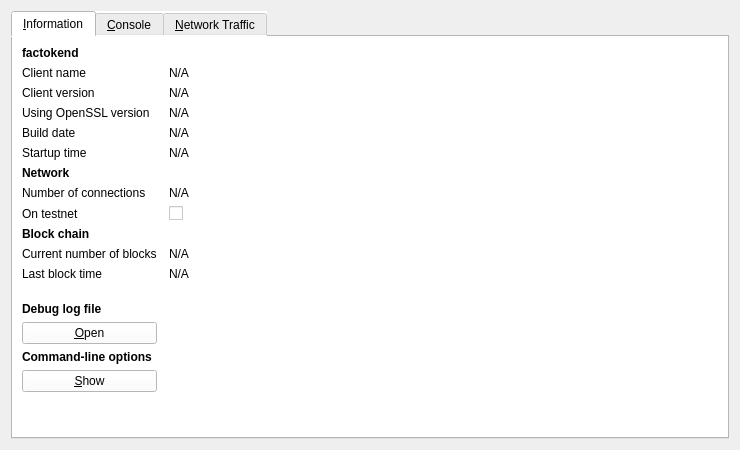
<?xml version="1.0" encoding="UTF-8"?>
<ui version="4.0">
 <class>RPCConsole</class>
 <widget class="QDialog" name="RPCConsole">
  <property name="geometry">
   <rect>
    <x>0</x>
    <y>0</y>
    <width>740</width>
    <height>450</height>
   </rect>
  </property>
  <property name="windowTitle">
   <string>Factoken - Debug window</string>
  </property>
  <layout class="QVBoxLayout" name="verticalLayout_2">
   <item>
    <widget class="QTabWidget" name="tabWidget">
     <property name="styleSheet">
      <string notr="true">background-color: rgb(255, 255, 255);</string>
     </property>
     <property name="currentIndex">
      <number>0</number>
     </property>
     <widget class="QWidget" name="tab_info">
      <attribute name="title">
       <string>&amp;Information</string>
      </attribute>
      <layout class="QGridLayout" name="gridLayout" columnstretch="0,1">
       <property name="horizontalSpacing">
        <number>12</number>
       </property>
       <item row="0" column="0">
        <widget class="QLabel" name="label_9">
         <property name="font">
          <font>
           <weight>75</weight>
           <bold>true</bold>
          </font>
         </property>
         <property name="text">
          <string>factokend</string>
         </property>
        </widget>
       </item>
       <item row="1" column="0">
        <widget class="QLabel" name="label_5">
         <property name="text">
          <string>Client name</string>
         </property>
        </widget>
       </item>
       <item row="1" column="1">
        <widget class="QLabel" name="clientName">
         <property name="cursor">
          <cursorShape>IBeamCursor</cursorShape>
         </property>
         <property name="text">
          <string>N/A</string>
         </property>
         <property name="textFormat">
          <enum>Qt::PlainText</enum>
         </property>
         <property name="textInteractionFlags">
          <set>Qt::LinksAccessibleByMouse|Qt::TextSelectableByKeyboard|Qt::TextSelectableByMouse</set>
         </property>
        </widget>
       </item>
       <item row="2" column="0">
        <widget class="QLabel" name="label_6">
         <property name="text">
          <string>Client version</string>
         </property>
        </widget>
       </item>
       <item row="2" column="1">
        <widget class="QLabel" name="clientVersion">
         <property name="cursor">
          <cursorShape>IBeamCursor</cursorShape>
         </property>
         <property name="text">
          <string>N/A</string>
         </property>
         <property name="textFormat">
          <enum>Qt::PlainText</enum>
         </property>
         <property name="textInteractionFlags">
          <set>Qt::LinksAccessibleByMouse|Qt::TextSelectableByKeyboard|Qt::TextSelectableByMouse</set>
         </property>
        </widget>
       </item>
       <item row="3" column="0">
        <widget class="QLabel" name="label_14">
         <property name="text">
          <string>Using OpenSSL version</string>
         </property>
         <property name="indent">
          <number>-1</number>
         </property>
        </widget>
       </item>
       <item row="3" column="1">
        <widget class="QLabel" name="openSSLVersion">
         <property name="cursor">
          <cursorShape>IBeamCursor</cursorShape>
         </property>
         <property name="text">
          <string>N/A</string>
         </property>
         <property name="textFormat">
          <enum>Qt::PlainText</enum>
         </property>
         <property name="textInteractionFlags">
          <set>Qt::LinksAccessibleByMouse|Qt::TextSelectableByKeyboard|Qt::TextSelectableByMouse</set>
         </property>
        </widget>
       </item>
       <item row="4" column="0">
        <widget class="QLabel" name="label_12">
         <property name="text">
          <string>Build date</string>
         </property>
        </widget>
       </item>
       <item row="4" column="1">
        <widget class="QLabel" name="buildDate">
         <property name="cursor">
          <cursorShape>IBeamCursor</cursorShape>
         </property>
         <property name="text">
          <string>N/A</string>
         </property>
         <property name="textFormat">
          <enum>Qt::PlainText</enum>
         </property>
         <property name="textInteractionFlags">
          <set>Qt::LinksAccessibleByMouse|Qt::TextSelectableByKeyboard|Qt::TextSelectableByMouse</set>
         </property>
        </widget>
       </item>
       <item row="5" column="0">
        <widget class="QLabel" name="label_13">
         <property name="text">
          <string>Startup time</string>
         </property>
        </widget>
       </item>
       <item row="5" column="1">
        <widget class="QLabel" name="startupTime">
         <property name="cursor">
          <cursorShape>IBeamCursor</cursorShape>
         </property>
         <property name="text">
          <string>N/A</string>
         </property>
         <property name="textFormat">
          <enum>Qt::PlainText</enum>
         </property>
         <property name="textInteractionFlags">
          <set>Qt::LinksAccessibleByMouse|Qt::TextSelectableByKeyboard|Qt::TextSelectableByMouse</set>
         </property>
        </widget>
       </item>
       <item row="6" column="0">
        <widget class="QLabel" name="label_11">
         <property name="font">
          <font>
           <weight>75</weight>
           <bold>true</bold>
          </font>
         </property>
         <property name="text">
          <string>Network</string>
         </property>
        </widget>
       </item>
       <item row="7" column="0">
        <widget class="QLabel" name="label_7">
         <property name="text">
          <string>Number of connections</string>
         </property>
        </widget>
       </item>
       <item row="7" column="1">
        <widget class="QLabel" name="numberOfConnections">
         <property name="cursor">
          <cursorShape>IBeamCursor</cursorShape>
         </property>
         <property name="text">
          <string>N/A</string>
         </property>
         <property name="textFormat">
          <enum>Qt::PlainText</enum>
         </property>
         <property name="textInteractionFlags">
          <set>Qt::LinksAccessibleByMouse|Qt::TextSelectableByKeyboard|Qt::TextSelectableByMouse</set>
         </property>
        </widget>
       </item>
       <item row="8" column="0">
        <widget class="QLabel" name="label_8">
         <property name="text">
          <string>On testnet</string>
         </property>
        </widget>
       </item>
       <item row="8" column="1">
        <widget class="QCheckBox" name="isTestNet">
         <property name="enabled">
          <bool>false</bool>
         </property>
         <property name="text">
          <string/>
         </property>
        </widget>
       </item>
       <item row="9" column="0">
        <widget class="QLabel" name="label_10">
         <property name="font">
          <font>
           <weight>75</weight>
           <bold>true</bold>
          </font>
         </property>
         <property name="text">
          <string>Block chain</string>
         </property>
        </widget>
       </item>
       <item row="10" column="0">
        <widget class="QLabel" name="label_3">
         <property name="text">
          <string>Current number of blocks</string>
         </property>
        </widget>
       </item>
       <item row="10" column="1">
        <widget class="QLabel" name="numberOfBlocks">
         <property name="cursor">
          <cursorShape>IBeamCursor</cursorShape>
         </property>
         <property name="text">
          <string>N/A</string>
         </property>
         <property name="textFormat">
          <enum>Qt::PlainText</enum>
         </property>
         <property name="textInteractionFlags">
          <set>Qt::LinksAccessibleByMouse|Qt::TextSelectableByKeyboard|Qt::TextSelectableByMouse</set>
         </property>
        </widget>
       </item>
       <item row="11" column="0">
        <widget class="QLabel" name="label_2">
         <property name="text">
          <string>Last block time</string>
         </property>
        </widget>
       </item>
       <item row="11" column="1">
        <widget class="QLabel" name="lastBlockTime">
         <property name="cursor">
          <cursorShape>IBeamCursor</cursorShape>
         </property>
         <property name="text">
          <string>N/A</string>
         </property>
         <property name="textFormat">
          <enum>Qt::PlainText</enum>
         </property>
         <property name="textInteractionFlags">
          <set>Qt::LinksAccessibleByMouse|Qt::TextSelectableByKeyboard|Qt::TextSelectableByMouse</set>
         </property>
        </widget>
       </item>
       <item row="12" column="0">
        <spacer name="verticalSpacer_2">
         <property name="orientation">
          <enum>Qt::Vertical</enum>
         </property>
         <property name="sizeHint" stdset="0">
          <size>
           <width>20</width>
           <height>20</height>
          </size>
         </property>
        </spacer>
       </item>
       <item row="13" column="0">
        <widget class="QLabel" name="labelDebugLogfile">
         <property name="font">
          <font>
           <weight>75</weight>
           <bold>true</bold>
          </font>
         </property>
         <property name="text">
          <string>Debug log file</string>
         </property>
        </widget>
       </item>
       <item row="14" column="0">
        <widget class="QPushButton" name="openDebugLogfileButton">
         <property name="toolTip">
          <string>Open the Factoken debug log file from the current data directory. This can take a few seconds for large log files.</string>
         </property>
         <property name="text">
          <string>&amp;Open</string>
         </property>
         <property name="autoDefault">
          <bool>false</bool>
         </property>
        </widget>
       </item>
       <item row="15" column="0">
        <widget class="QLabel" name="labelCLOptions">
         <property name="font">
          <font>
           <weight>75</weight>
           <bold>true</bold>
          </font>
         </property>
         <property name="text">
          <string>Command-line options</string>
         </property>
        </widget>
       </item>
       <item row="16" column="0">
        <widget class="QPushButton" name="showCLOptionsButton">
         <property name="toolTip">
          <string>Show the Factoken help message to get a list with possible Factoken command-line options.</string>
         </property>
         <property name="text">
          <string>&amp;Show</string>
         </property>
         <property name="autoDefault">
          <bool>false</bool>
         </property>
        </widget>
       </item>
       <item row="17" column="0">
        <spacer name="verticalSpacer">
         <property name="orientation">
          <enum>Qt::Vertical</enum>
         </property>
         <property name="sizeHint" stdset="0">
          <size>
           <width>20</width>
           <height>40</height>
          </size>
         </property>
        </spacer>
       </item>
      </layout>
     </widget>
     <widget class="QWidget" name="tab_console">
      <attribute name="title">
       <string>&amp;Console</string>
      </attribute>
      <layout class="QVBoxLayout" name="verticalLayout_3">
       <property name="spacing">
        <number>3</number>
       </property>
       <item>
        <widget class="QTextEdit" name="messagesWidget">
         <property name="minimumSize">
          <size>
           <width>0</width>
           <height>100</height>
          </size>
         </property>
         <property name="readOnly">
          <bool>true</bool>
         </property>
         <property name="tabKeyNavigation" stdset="0">
          <bool>false</bool>
         </property>
         <property name="columnCount" stdset="0">
          <number>2</number>
         </property>
        </widget>
       </item>
       <item>
        <layout class="QHBoxLayout" name="horizontalLayout">
         <item>
          <widget class="QLabel" name="label">
           <property name="text">
            <string notr="true">&gt;</string>
           </property>
          </widget>
         </item>
         <item>
          <widget class="QLineEdit" name="lineEdit"/>
         </item>
         <item>
          <widget class="QPushButton" name="clearButton">
           <property name="toolTip">
            <string>Clear console</string>
           </property>
           <property name="text">
            <string/>
           </property>
           <property name="icon">
            <iconset resource="../factoken.qrc">
             <normaloff>:/icons/remove</normaloff>:/icons/remove</iconset>
           </property>
           <property name="shortcut">
            <string notr="true">Ctrl+L</string>
           </property>
           <property name="autoDefault">
            <bool>false</bool>
           </property>
          </widget>
         </item>
        </layout>
       </item>
      </layout>
     </widget>
     <widget class="QWidget" name="tab">
      <attribute name="title">
       <string>&amp;Network Traffic</string>
      </attribute>
      <layout class="QHBoxLayout" name="horizontalLayout_3">
       <item>
        <layout class="QVBoxLayout" name="verticalLayout_4">
         <item>
          <widget class="TrafficGraphWidget" name="trafficGraph" native="true">
           <property name="sizePolicy">
            <sizepolicy hsizetype="Expanding" vsizetype="Expanding">
             <horstretch>0</horstretch>
             <verstretch>0</verstretch>
            </sizepolicy>
           </property>
          </widget>
         </item>
         <item>
          <layout class="QHBoxLayout" name="horizontalLayout_2">
           <item>
            <widget class="QSlider" name="sldGraphRange">
             <property name="minimum">
              <number>1</number>
             </property>
             <property name="maximum">
              <number>288</number>
             </property>
             <property name="pageStep">
              <number>12</number>
             </property>
             <property name="value">
              <number>6</number>
             </property>
             <property name="orientation">
              <enum>Qt::Horizontal</enum>
             </property>
            </widget>
           </item>
           <item>
            <widget class="QLabel" name="lblGraphRange">
             <property name="minimumSize">
              <size>
               <width>100</width>
               <height>0</height>
              </size>
             </property>
             <property name="alignment">
              <set>Qt::AlignCenter</set>
             </property>
            </widget>
           </item>
           <item>
            <widget class="QPushButton" name="btnClearTrafficGraph">
             <property name="text">
              <string>&amp;Clear</string>
             </property>
            </widget>
           </item>
          </layout>
         </item>
        </layout>
       </item>
       <item>
        <layout class="QVBoxLayout" name="verticalLayout">
         <item>
          <widget class="QGroupBox" name="groupBox">
           <property name="title">
            <string>Totals</string>
           </property>
           <layout class="QVBoxLayout" name="verticalLayout_5">
            <item>
             <layout class="QHBoxLayout" name="horizontalLayout_4">
              <item>
               <widget class="QLabel" name="label_In">
                <property name="minimumSize">
                 <size>
                  <width>10</width>
                  <height>0</height>
                 </size>
                </property>
               </widget>
              </item>
              <item>
               <widget class="QLabel" name="label_16">
                <property name="text">
                 <string>In:</string>
                </property>
               </widget>
              </item>
              <item>
               <widget class="QLabel" name="lblBytesIn">
                <property name="minimumSize">
                 <size>
                  <width>50</width>
                  <height>0</height>
                 </size>
                </property>
                <property name="alignment">
                 <set>Qt::AlignRight|Qt::AlignTrailing|Qt::AlignVCenter</set>
                </property>
               </widget>
              </item>
             </layout>
            </item>
            <item>
             <layout class="QHBoxLayout" name="horizontalLayout_5">
              <item>
               <widget class="QLabel" name="label_Out">
                <property name="minimumSize">
                 <size>
                  <width>10</width>
                  <height>0</height>
                 </size>
                </property>
               </widget>
              </item>
              <item>
               <widget class="QLabel" name="label_17">
                <property name="text">
                 <string>Out:</string>
                </property>
               </widget>
              </item>
              <item>
               <widget class="QLabel" name="lblBytesOut">
                <property name="minimumSize">
                 <size>
                  <width>50</width>
                  <height>0</height>
                 </size>
                </property>
                <property name="alignment">
                 <set>Qt::AlignRight|Qt::AlignTrailing|Qt::AlignVCenter</set>
                </property>
               </widget>
              </item>
             </layout>
            </item>
            <item>
             <spacer name="verticalSpacer_4">
              <property name="orientation">
               <enum>Qt::Vertical</enum>
              </property>
              <property name="sizeHint" stdset="0">
               <size>
                <width>20</width>
                <height>407</height>
               </size>
              </property>
             </spacer>
            </item>
           </layout>
          </widget>
         </item>
        </layout>
       </item>
      </layout>
     </widget>
    </widget>
   </item>
  </layout>
 </widget>
 <customwidgets>
  <customwidget>
   <class>TrafficGraphWidget</class>
   <extends>QWidget</extends>
   <header>trafficgraphwidget.h</header>
   <container>1</container>
   <slots>
    <slot>clear()</slot>
   </slots>
  </customwidget>
 </customwidgets>
 <resources>
  <include location="../factoken.qrc"/>
 </resources>
 <connections/>
</ui>
